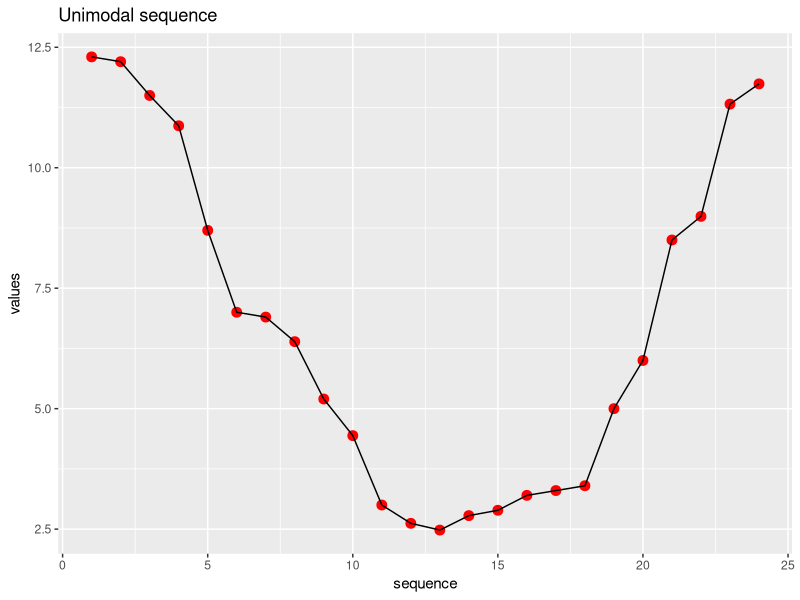

Write the R code that produced this figure.
# Create an example unimodal plot
library(dplyr)
library(ggplot2)

l <- list(12.3, 12.2, 11.499, 10.87, 8.7, 7, 6.9, 6.39, 5.2, 4.44, 3,
	2.62, 2.48, 2.78, 2.891, 3.2, 3.3, 3.4, 5, 6, 8.5, 8.99, 11.32,
	11.74)

y <- do.call(rbind.data.frame, l)

df <- data.frame(1:nrow(y), y)

names(df) = list("x", "y")

df


pdf("unimodal.pdf")

df %>% ggplot(aes(x=x, y=y)) +
	geom_point(size=3, color="red") +
	geom_line() +
	xlab("sequence") +
	ylab("values") +
	labs(title = "Unimodal sequence", subtitle = waiver())
